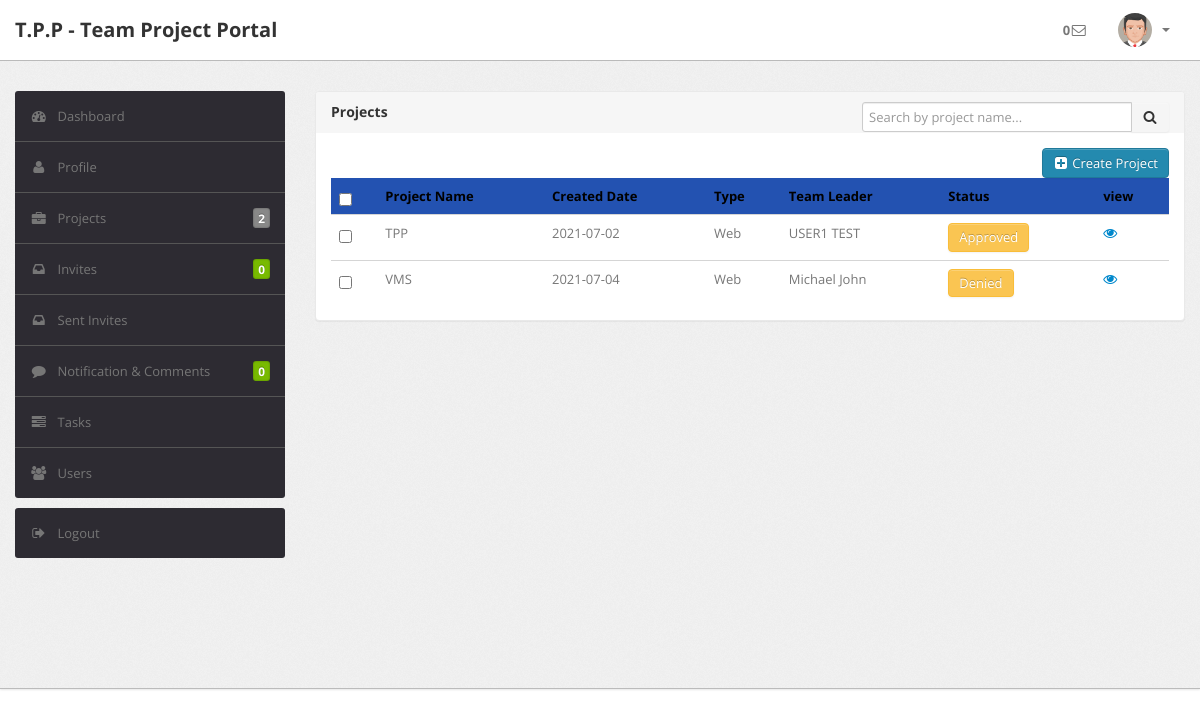
Screenshot of /users/project.php (signed in) with the database file from the repository.
### tables this page shows
CREATE TABLE `project` (
  `Pid` int(11) NOT NULL,
  `Pname` varchar(100) NOT NULL,
  `PCategory` varchar(100) NOT NULL,
  `CreateD` date NOT NULL,
  `SDate` date NOT NULL,
  `EDate` date NOT NULL,
  `Duration` int(11) NOT NULL,
  `Pstatus` varchar(100) NOT NULL,
  `Budget` varchar(100) NOT NULL,
  `PDesc` text NOT NULL,
  `Client` varchar(100) NOT NULL,
  `PLeader` varchar(100) NOT NULL,
  `CreatedBy` varchar(100) NOT NULL,
  `Allocated` int(11) NOT NULL,
  `Pprogress` int(11) NOT NULL
);

CREATE TABLE `team` (
  `Tid` int(11) NOT NULL,
  `Pname` varchar(100) DEFAULT NULL,
  `Member` varchar(100) DEFAULT NULL,
  `MemberType` varchar(100) DEFAULT NULL,
  `Tstatus` varchar(100) DEFAULT NULL
);

CREATE TABLE `students` (
  `StudentID` varchar(100) NOT NULL,
  `Firstname` varchar(100) NOT NULL,
  `Lastname` varchar(100) NOT NULL,
  `Course` varchar(100) NOT NULL,
  `YoS` varchar(100) NOT NULL,
  `Mobile` varchar(100) NOT NULL,
  `Gender` varchar(100) NOT NULL,
  `Expert` varchar(100) NOT NULL,
  `Bio` text NOT NULL,
  `Passwd` varchar(100) NOT NULL,
  `Email` varchar(100) NOT NULL,
  `Country` varchar(100) NOT NULL,
  `SLanguage` varchar(100) NOT NULL,
  `Hobby` varchar(100) NOT NULL
);

### users/project.php (the view, shortened to what this page needs)
<!DOCTYPE html>
<html lang="en">
<head>
    <head>
        <link type="text/css" href="bootstrap/css/bootstrap.min.css" rel="stylesheet">
        <link type="text/css" href="bootstrap/css/bootstrap-responsive.min.css" rel="stylesheet">
        <link type="text/css" href="css/theme.css" rel="stylesheet">
        <link type="text/css" href="images/icons/css/font-awesome.css" rel="stylesheet">
    </head>
    <body>
        <div class="navbar navbar-fixed-top">
            <div class="navbar-inner">
                <div class="container">
                        <a class="brand" href="index.php">T.P.P - Team Project Portal </a>
                    <div class="nav-collapse collapse navbar-inverse-collapse">
                        <ul class="nav pull-right">
                        <?php include_once('include/topmenu.php') ?>
                        </ul>
                    </div>
                </div>
            </div>
        </div>
        <div class="wrapper">
            <div class="container">
                <div class="row">
                <?php include_once('include/sidemenu.php')?>
                    <div class="span9">
                        <div class="content">
                            <div class="content">
                                <div class="module">
                                    <div class="module-head">
                                        <div class=" input-append pull-right">
                                            <form action="project.php" method="post">
                                                <input type="text" name="pname" class="span3" placeholder="Search by project name...">
                                                <button type="submit" name="search" class="btn">
                                                <i class="icon-search"></i>
                                            </button>
                                            </form>
                                        </div>
                                        <h3>Projects</h3>
                                    </div>
                                    <div class="module-body">
                                        <a href=""><button class="btn btn-primary pull-right " data-toggle="modal" data-target="#projectcreate"><i class="icon-plus-sign-alt"></i> Create Project</button></a>
                                        <table class="table">
                                            <thead style="background-color: #2352b1;color:black;">
                                                <tr>
                                                    <th><input type="checkbox" name=""></th>
                                                    <th>Project Name</th>
                                                    <th>Created Date</th>
                                                    <th>Type</th>
                                                    <th>Team Leader</th>
                                                    <th>Status</th>
                                                    <th>view</th>
                                                </tr>
                                            </thead>
                                            <tbody>
                                                  <?php
                                         if(isset($_POST['search'])) {
                                            $pname=$_POST['pname'];
                                            $sid = $_SESSION['SID'];
                                            $cnt2=mysqli_query($con,"SELECT * FROM project,team,students WHERE project.Pname LIKE '%{$pname}%' and Member='$sid' and team.Pname=project.Pname and Member=StudentID and team.Tstatus='Active'");
                                                     while ($row2=mysqli_fetch_array($cnt2)) {
                                                ?>
                                                <tr>
                                                    <td><input type="checkbox" name=""></td>
                                                    <td><?php echo $row2['Pname']; ?></td>
                                                    <td><?php echo $row2['CreateD']; ?> </td>
                                                    <td><?php echo $row2['PCategory']; ?> </td>
                                                    <td><?php
                                                    $leader=$row2['PLeader'];
                                                    $query=mysqli_query($con,"SELECT * FROM students WHERE StudentId='$leader'");
                                                    $num=mysqli_fetch_array($query);
                                                      echo $num['Lastname']."  ".$num['Firstname'];
                                                    ?></td>
                                                    <td><button class="btn btn-warning"><?php echo $row2['Pstatus']; ?> </button></td>
                                                    <td><a href="project_details.php?Pid=<?php echo htmlentities($row2['Pid']);?>"><i class="icon-eye-open"></i></a></td>
                                                </tr>
                                                <?php  } }
                                             else{
                                            $sid = $_SESSION['SID'];
                                            $cnt2=mysqli_query($con,"SELECT * FROM project,team,students WHERE  Member='$sid' and team.Pname=project.Pname and Member=StudentID and team.Tstatus='Active'");
                                                     while ($row2=mysqli_fetch_array($cnt2)) {
                                                 ?>
                                                  <tr>
                                                    <td><input type="checkbox" name=""></td>
                                                    <td><?php echo $row2['Pname']; ?></td>
                                                    <td><?php echo $row2['CreateD']; ?> </td>
                                                    <td><?php echo $row2['PCategory']; ?> </td>
                                                    <td><?php
                                                    $leader=$row2['PLeader'];
                                                    $query=mysqli_query($con,"SELECT * FROM students WHERE StudentId='$leader'");
                                                    $num=mysqli_fetch_array($query);
                                                      echo $num['Lastname']."  ".$num['Firstname'];
                                                    ?></td>
                                                    <td><button class="btn btn-warning"><?php echo $row2['Pstatus']; ?> </button></td>
                                                    <td><a href="project_details.php?Pid=<?php echo htmlentities($row2['Pid']);?>"><i class="icon-eye-open"></i></a></td>
                                                </tr>
                                            <?php  } } ?>
                                            </tbody>
                                        </table>
                                    </div>
                                </div>
                                </div>
                            </div>
                        </div>
                    </div>
                </div>
                <div class="footer">
                </div>
    </body>

### users/css/theme.css (style rules this page uses)
body { font-size: 13px; font-family: 'Open Sans', Arial, sans-serif; background: #fff; color: #777 }
h1, h2, h3, h4, h5, h6 { color: #333; margin-top: 0 }
h3 { font-size: 20px }
.wrapper { background: url(../images/bg.png) #eee; border-bottom: 1px solid #bbb; -webkit-box-shadow: 0 1px 2px rgba(0,0,0,0.1); -moz-box-shadow: 0 1px 2px rgba(0,0,0,0.1); box-shadow: 0 1px 2px rgba(0,0,0,0.1); padding: 30px 0 }
.footer { color: #999; padding: 30px 0 60px }
form { margin: 0 }
select, textarea, input[type="text"], input[type="password"], input[type="datetime"], input[type="datetime-local"], input[type="date"], input[type="month"], input[type="time"], input[type="week"], input[type="number"], input[type="email"], input[type="url"], input[type="search"], input[type="tel"], input[type="color"], .uneditable-input, label, input, button, select, textarea { -webkit-border-radius: 3px; -moz-border-radius: 3px; border-radius: 3px; font-size: 13px; font-family: 'Open Sans', Tahoma, Arial, sans-serif }
.input-append input, .input-prepend input, .input-append select, .input-prepend select, .input-append .uneditable-input, .input-prepend .uneditable-input { -webkit-border-radius: 0 3px 3px 0; -moz-border-radius: 0 3px 3px 0; border-radius: 0 3px 3px 0 }
.input-append input, .input-append select, .input-append .uneditable-input, .input-prepend .add-on:first-child, .input-prepend .btn:first-child { -webkit-border-radius: 3px 0 0 3px; -moz-border-radius: 3px 0 0 3px; border-radius: 3px 0 0 3px }
.input-append .add-on, .input-prepend .add-on, .input-append .btn, .input-prepend .btn, .input-append .btn-group>.dropdown-toggle, .input-prepend .btn-group>.dropdown-toggle { -webkit-border-radius: 0; -moz-border-radius: 0; border-radius: 0 }
.input-append .add-on:last-child, .input-append .btn:last-child, .input-append .btn-group:last-child>.dropdown-toggle { -webkit-border-radius: 0 3px 3px 0; -moz-border-radius: 0 3px 3px 0; border-radius: 0 3px 3px 0 }
body [class^="icon-"], body [class*=" icon-"] { font-size: 14px; line-height: 20px; height: 20px }
.module { background: #fff; -webkit-border-radius: 3px; -moz-border-radius: 3px; border-radius: 3px; border: 1px solid #ccc; border-bottom-color: #bbb; -webkit-box-shadow: 0 0 1px rgba(0,0,0,0.2); -moz-box-shadow: 0 0 1px rgba(0,0,0,0.2); box-shadow: 0 0 1px rgba(0,0,0,0.2); margin-bottom: 30px }
.navbar { position: static!important; margin: 0!important }
.navbar .navbar-inner { background: #fff; border-bottom: 1px solid #bbb; -webkit-box-shadow: 0 1px 2px rgba(0,0,0,0.15); -moz-box-shadow: 0 1px 2px rgba(0,0,0,0.15); box-shadow: 0 1px 2px rgba(0,0,0,0.15) }
.navbar .brand { color: #333; font-weight: bold; font-size: 20px; margin-right: 20px; padding: 20px }
.btn, .btn-box { -webkit-border-radius: 3px; -moz-border-radius: 3px; border-radius: 3px }
.btn [class^="icon-"], .btn-box [class^="icon-"], .btn [class*=" icon-"], .btn-box [class*=" icon-"] { min-width: 16px; text-align: center; display: inline-block!important }
.btn { font-size: 13px; font-weight: 600 }
.btn { display: inline-block; margin-bottom: 0; font-weight: 400; text-align: center; vertical-align: middle; cursor: pointer; background-image: none; border: 1px solid transparent; white-space: nowrap; padding: 4px 10px; font-size: 13px; line-height: 1.42857; border-radius: 4px; -webkit-user-select: none; -moz-user-select: none; -ms-user-select: none; user-select: none }
.btn-primary { color: #fff; background-color: #248aaf; border-color: #20799a }
.btn-warning { color: #fff; background-color: #fac552; border-color: #f9bd39 }
.table { margin-bottom: 0 }
.table th, .table td { border-color: #d5d5d5!important }
.module { box-shadow: 0 0 3px rgba(0,0,0,.1); border-color: #e9e9e9; margin-bottom: 20px; background-color: #fff; border-radius: 4px; -webkit-box-shadow: 0 1px 1px rgba(0,0,0,.05); box-shadow: 0 1px 1px rgba(0,0,0,.05); }
.module-head { color: #767676; background-color: #f6f6f6; border-color: #e9e9e9; padding: 10px 15px; border-bottom: 1px solid transparent; border-top-right-radius: 3px; border-top-left-radius: 3px; }
.module-head h3 { font-size: 14px; line-height: 20px; height: 20px; margin: 0 }
.module-body { padding: 15px }

### rows the page displays
project: team.Pname "TPP", CreateD "2021-07-02", PCategory "Web", students.Lastname "USER1", students.Firstname "TEST", Pstatus "Approved"
project: team.Pname "VMS", CreateD "2021-07-04", PCategory "Web", students.Lastname "Michael", students.Firstname "John", Pstatus "Denied"

### other values shown
$nms "0"
$onpro1 "2"
